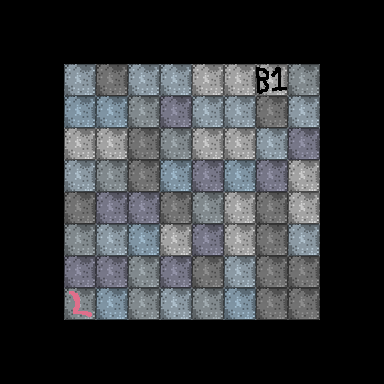

A level layout from a 2D game, rendered from its tile map. Below: a short description, then the map file with its tile-grid data intact:
An orthogonal 12x12 tile map with 32x32 px tiles, 2 tile layers (Floor, Object1), 5 hidden layers not drawn.

<map version="1.0" orientation="orthogonal" renderorder="left-down" width="12" height="12" tilewidth="32" tileheight="32" nextobjectid="1">
 <properties>
  <property name="-PuzzleId" value="3" />
  <property name="PlayerStartingAngle" value="-90" />
  <property name="PlayerStartingPosition" value="6,9" />
 </properties>
 <tileset firstgid="1" name="RoomEditorImage" tilewidth="32" tileheight="32">
  <image source="../RoomEditorImage.png" width="320" height="160" />
  <tile id="3">
   <properties>
    <property name="FloorButton" value="r" />
   </properties>
  </tile>
  <tile id="4">
   <properties>
    <property name="FloorButton" value="c" />
   </properties>
  </tile>
  <tile id="5">
   <properties>
    <property name="FloorButton" value="o" />
   </properties>
  </tile>
  <tile id="6">
   <properties>
    <property name="FloorButton" value="m" />
   </properties>
  </tile>
  <tile id="7">
   <properties>
    <property name="FloorButton" value="b" />
   </properties>
  </tile>
  <tile id="8">
   <properties>
    <property name="DoorColor" value="255,0,0" />
    <property name="DoorKeyword" value="r" />
   </properties>
  </tile>
  <tile id="9">
   <properties>
    <property name="DoorColor" value="0,0,255" />
    <property name="DoorKeyword" value="b" />
    <property name="DoorWin" value="false" />
   </properties>
  </tile>
  <tile id="10">
   <properties>
    <property name="DoorColor" value="200,135,0" />
    <property name="DoorKeyword" value="o" />
    <property name="DoorWin" value="false" />
   </properties>
  </tile>
  <tile id="11">
   <properties>
    <property name="DoorLocked" value="false" />
   </properties>
  </tile>
  <tile id="41">
   <properties>
    <property name="Collider" value="false" />
   </properties>
  </tile>
  <tile id="42">
   <properties>
    <property name="Collider" value="false" />
   </properties>
  </tile>
  <tile id="46">
   <properties>
    <property name="LemingDirection" value="0,1" />
   </properties>
  </tile>
 </tileset>
 <layer name="Floor" width="12" height="12">
  <data encoding="csv">
0,0,0,0,0,0,0,0,0,0,0,0,
0,0,0,0,0,0,0,0,0,0,0,0,
0,0,31,35,31,31,30,30,30,34,0,0,
0,0,32,32,34,33,31,31,35,31,0,0,
0,0,30,30,35,34,30,30,31,33,0,0,
0,0,31,34,35,32,33,32,33,30,0,0,
0,0,35,33,33,35,34,30,35,30,0,0,
0,0,34,31,32,30,33,30,35,31,0,0,
0,0,33,33,34,33,35,31,35,35,0,0,
0,0,34,32,34,31,34,32,35,35,0,0,
0,0,0,0,0,0,0,0,0,0,0,0,
0,0,0,0,0,0,0,0,0,0,0,0
</data>
 </layer>
 <layer name="Wall1" width="12" height="12" visible="0">
  <properties>
   <property name="Offset" value="1" />
  </properties>
  <data encoding="csv">
30,35,31,35,34,35,35,30,31,35,33,35,
35,0,0,0,0,0,0,0,0,0,0,35,
30,48,0,0,0,0,0,0,0,0,0,35,
31,0,0,0,0,0,0,0,0,0,0,35,
30,0,0,0,0,0,0,0,0,0,0,35,
32,0,0,0,0,0,0,0,0,0,0,30,
31,0,48,0,0,0,0,0,0,0,0,3,
31,0,0,0,0,0,0,0,0,0,0,32,
34,0,0,0,0,0,0,0,0,0,0,30,
35,0,0,0,0,0,0,0,0,0,0,33,
35,0,0,0,0,0,0,0,0,0,0,34,
34,32,34,33,34,32,32,33,32,33,33,35
</data>
 </layer>
 <layer name="Object1" width="12" height="12">
  <properties>
   <property name="Offset1" value="" />
  </properties>
  <data encoding="csv">
0,0,0,0,0,0,0,0,0,0,0,0,
0,0,0,0,0,0,0,0,0,0,0,0,
0,0,0,0,0,0,0,0,14,0,0,0,
0,0,0,0,0,0,0,0,0,0,0,0,
0,0,0,0,0,0,0,0,0,0,0,0,
0,0,0,0,0,0,0,0,0,0,0,0,
0,0,0,0,0,0,0,0,0,0,0,0,
0,0,0,0,0,0,0,0,0,0,0,0,
0,0,0,0,0,0,0,0,0,0,0,0,
0,0,47,0,0,0,0,0,0,0,0,0,
0,0,0,0,0,0,0,0,0,0,0,0,
0,0,0,0,0,0,0,0,0,0,0,0
</data>
 </layer>
 <layer name="P2 Only" width="12" height="12" visible="0">
  <properties>
   <property name="Offset" value="5" />
   <property name="UnityLayer" value="P2 Only" />
  </properties>
  <data encoding="csv">
0,0,0,0,0,0,0,0,0,0,0,0,
0,0,0,0,0,0,0,0,0,0,0,0,
0,0,0,0,0,44,0,0,0,0,0,0,
0,0,0,0,0,0,0,0,0,0,0,0,
0,0,0,0,0,0,0,0,0,0,0,0,
0,0,0,0,0,0,0,0,0,0,0,0,
0,0,0,0,0,0,0,0,0,0,0,0,
0,0,0,0,0,0,0,0,0,0,0,0,
0,0,0,0,0,0,0,0,0,0,0,0,
0,0,0,0,0,0,0,0,0,0,0,0,
0,0,0,0,0,0,0,0,0,0,0,0,
0,0,0,0,0,0,0,0,0,0,0,0
</data>
 </layer>
 <layer name="Wall2" width="12" height="12" visible="0">
  <properties>
   <property name="Offset" value="2" />
  </properties>
  <data encoding="csv">
31,34,31,31,33,32,32,30,33,34,33,30,
32,0,0,0,0,0,0,0,0,0,0,30,
31,0,0,0,0,0,0,0,0,0,0,32,
32,0,0,0,0,0,0,0,0,0,0,34,
31,0,0,0,0,0,0,0,0,0,0,34,
32,0,0,0,0,0,0,0,0,0,0,30,
35,0,0,0,0,0,0,0,0,0,0,30,
31,0,0,0,0,0,0,0,0,0,0,31,
35,0,0,0,0,0,0,0,0,0,0,34,
32,0,0,0,0,0,0,0,0,0,0,33,
32,0,0,0,0,0,0,0,0,0,0,32,
31,33,31,34,31,32,34,34,32,34,33,33
</data>
 </layer>
 <layer name="Wall3" width="12" height="12" visible="0">
  <properties>
   <property name="Offset" value="3" />
  </properties>
  <data encoding="csv">
32,31,32,31,33,30,33,32,34,32,35,35,
33,0,0,0,0,0,0,0,0,0,0,35,
31,0,0,0,0,0,0,0,0,0,0,31,
30,0,0,0,0,0,0,0,0,0,0,30,
31,0,0,0,0,0,0,0,0,0,0,30,
32,0,0,0,0,0,0,0,0,0,0,30,
34,0,0,0,0,0,0,0,0,0,0,33,
32,0,0,0,0,0,0,0,0,0,0,35,
34,0,0,0,0,0,0,0,0,0,0,34,
33,0,0,0,0,0,0,0,0,0,0,35,
33,0,0,0,0,0,0,0,0,0,0,33,
30,32,31,33,31,30,31,32,33,32,30,33
</data>
 </layer>
 <layer name="Ceilling" width="12" height="12" visible="0">
  <properties>
   <property name="Offset" value="4" />
   <property name="UnityLayer" value="P1 Only" />
  </properties>
  <data encoding="csv">
35,31,31,32,35,32,35,31,34,35,34,31,
30,30,30,31,30,31,33,33,30,30,35,33,
34,30,35,33,31,31,32,30,35,34,35,32,
31,33,31,34,35,35,32,34,31,30,33,35,
30,34,31,31,34,35,31,30,32,30,35,31,
30,31,30,34,35,32,35,31,35,35,33,34,
32,32,33,34,34,30,35,34,35,31,30,31,
31,34,32,33,34,32,34,31,35,31,31,33,
30,35,31,34,34,30,34,35,33,34,34,30,
35,31,34,33,35,31,33,35,31,33,33,34,
32,32,34,31,35,35,32,33,34,34,34,32,
34,31,33,31,30,34,32,33,31,35,31,30
</data>
 </layer>
</map>
